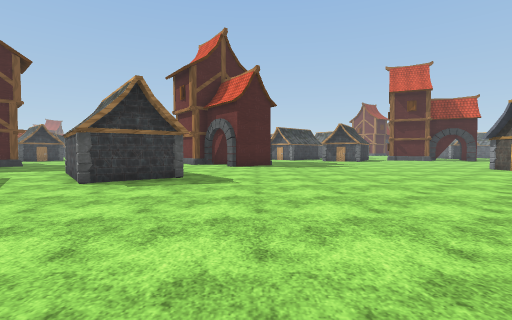
[1] (above)

24 first-person views from a walk through a 3-D level made in the Unity game engine. The camera is 1.3 m above the floor, tilts 2° down and sees 85° across. The floor is counted in squares, 2 m on a side. Each view is taken from the middle of a square. On the plan, view 1 faces up. The plan holds only what a view shows up to about 9 squares ahead; the rest is blank. The place goes on beyond the plan. The terrain is drawn as flat ground. Some animated figures are not drawn. Some surface patterns are stand-ins.

[2]
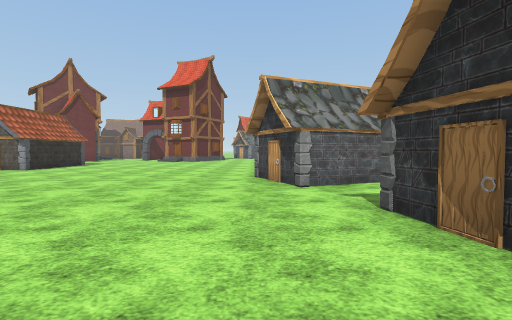

[3]
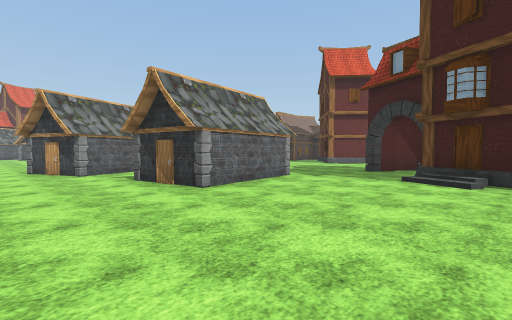

[4]
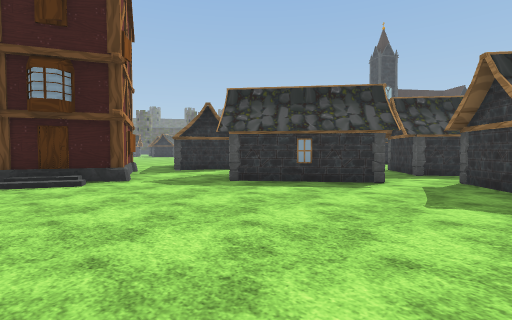

[5]
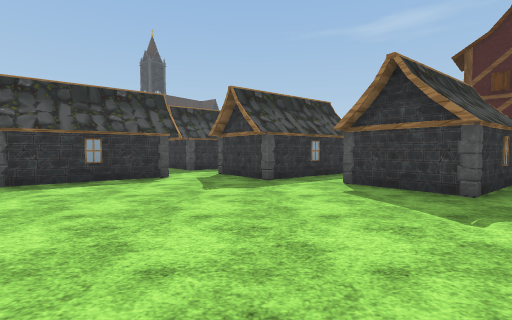

[6]
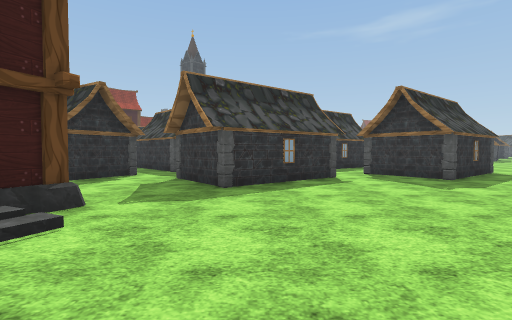

[7]
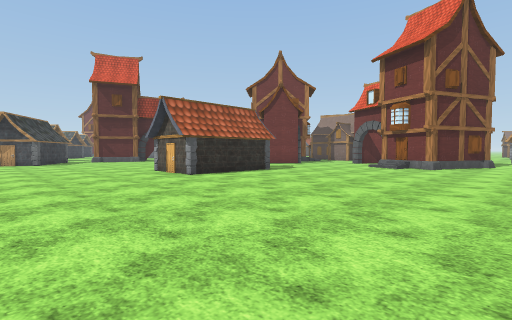

[8]
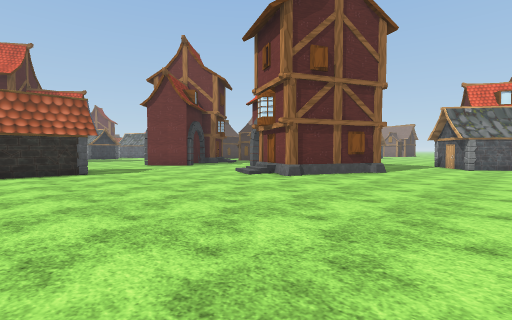

[9]
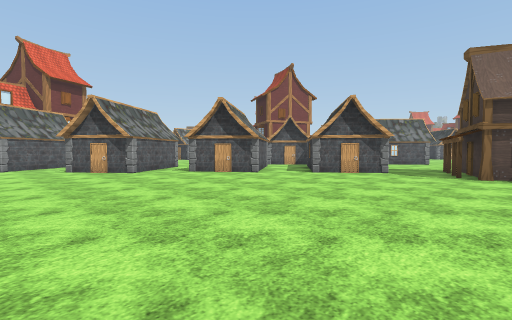

[10]
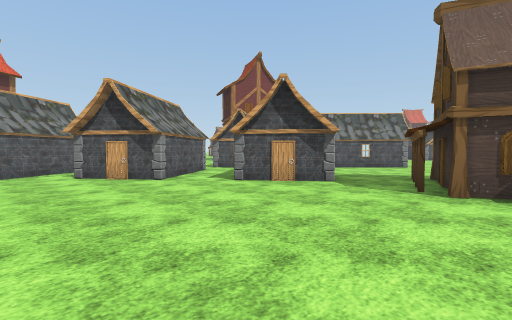

[11]
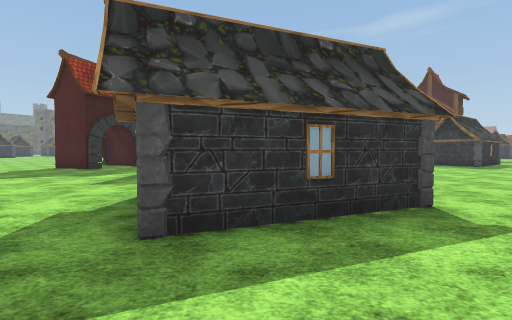

[12]
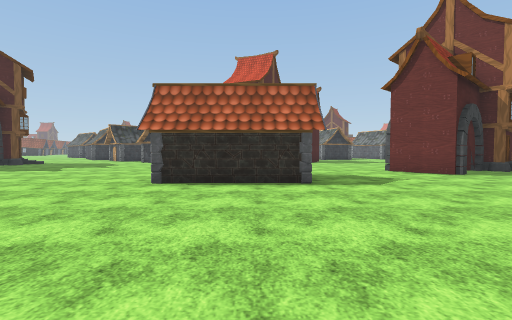

[13]
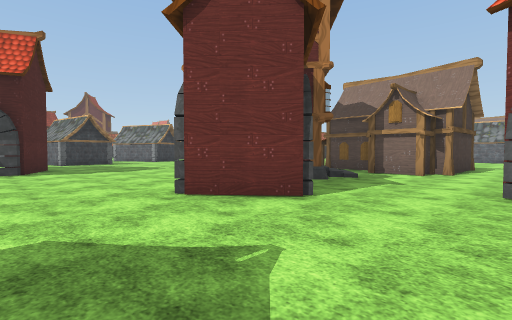

[14]
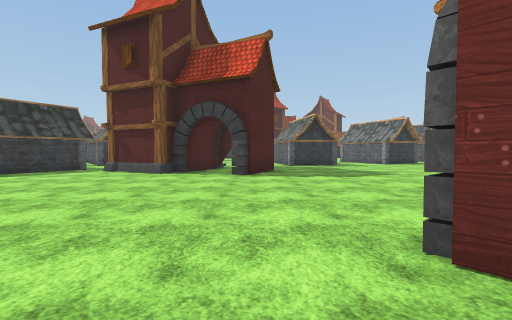

[15]
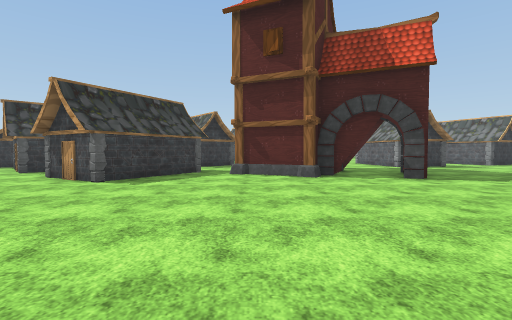

[16]
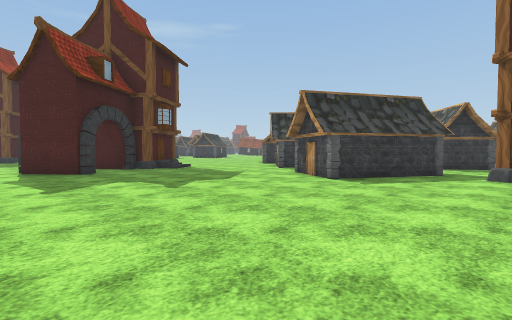

[17]
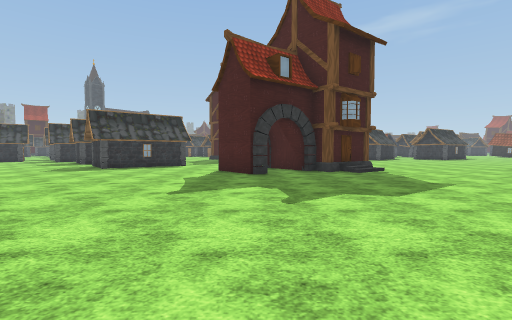

[18]
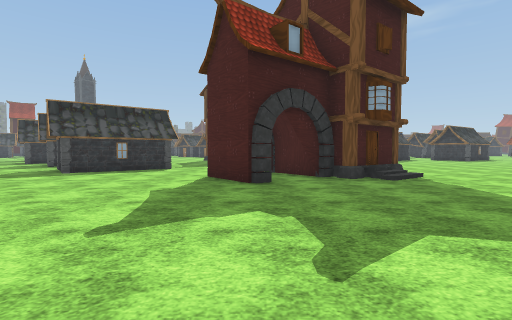

[19]
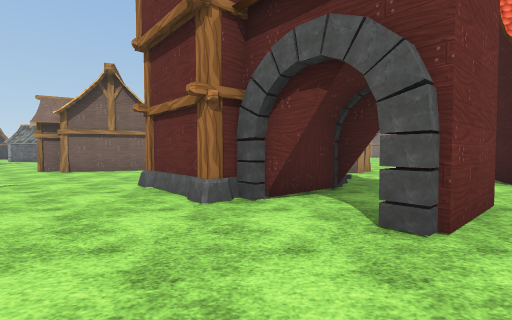

[20]
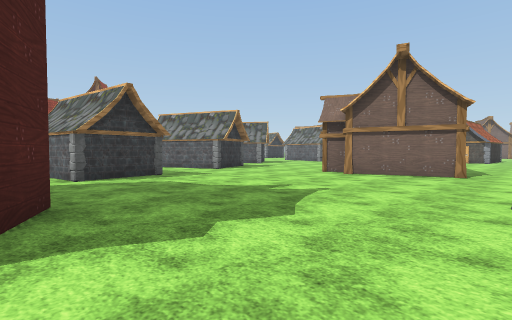

[21]
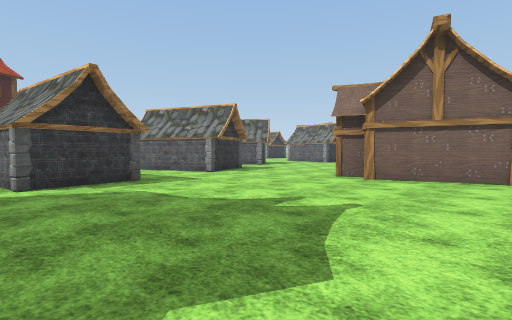

[22]
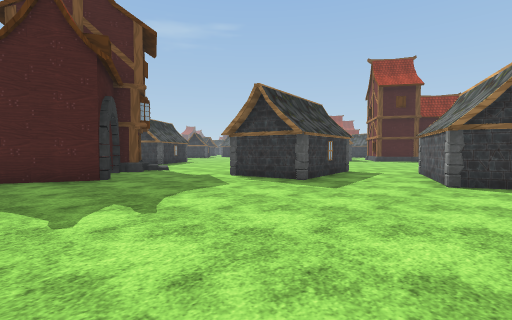

[23]
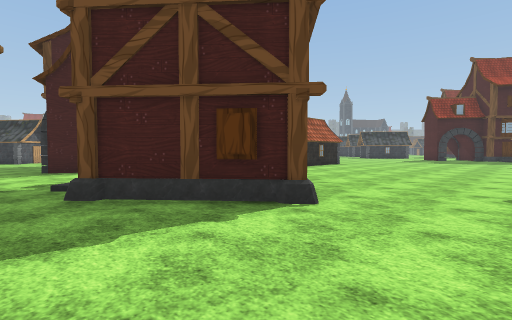

[24]
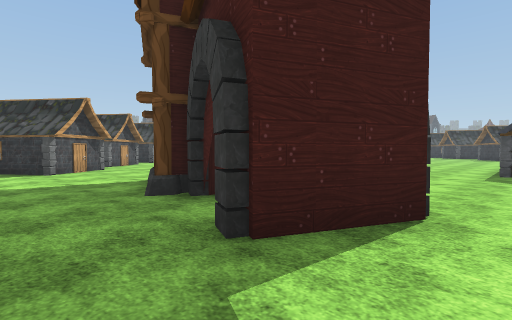

### Floor plan
Key: @ floor where view 1 was taken; # wall or solid block; . floor; / step, stairs or slope; H house.
Columns run from 11 left of view 1 to 21 right of it. Each row starts with its distance up from view 1.
 25                             .HH
 24                          HHH.H
 23                          H H..H
 22                    H     H H..HH
 21                   H.    ..HH....
 20                   ..  /..........
 19         ....H H  H..  ##.........
 18         .....H.   H.# #.#.......H
 17         .......H H...##.#......HH
 16           /.....HH..............H
 15          ##/....................H
 14           #/................#....
 13          ###...............###..
 12          ###..............#####.
 11          .##..............####..H
 10         .............  ...###..HH
  9     ..  ...........H  H........HH
  8     ..HHH..........H##H..........
  7      ..##H..................##..
  6     H..HH.................   #..
  5      H..................../###..
  4      #H................../####..
  3  HH..H....................###...
  2    H............................
  1    HH...........................H
  0 H.H........@.....H.............HH
 -1  H.H...........H#H............H.H
 -2 H.HHH......HHH..##..........HHH
 -3     #H.....H    HHH..........H H
 -4     HH......#H .... .......H .HH
 -5  H..H..///..H.....  ......H
 -6  H.H...###.......   .....H.H
 -7   H#H.#  ##.....  HHHH.HHH..H

Where each view was taken, in squares from view 1:
view 1: 0 up, 0 right, facing up
view 2: 0 up, 1 left, facing right
view 3: 1 up, 4 left, facing down-right
view 4: 1 up, 2 left, facing down-left
view 5: 1 up, 1 left, facing left
view 6: 3 down, 1 left, facing left
view 7: 1 up, 4 right, facing up-right
view 8: 1 down, 9 right, facing up-right
view 9: 1 up, 9 right, facing down-right
view 10: 2 down, 9 right, facing down-right
view 11: 2 down, 9 right, facing left
view 12: 2 up, 10 right, facing up
view 13: 7 up, 12 right, facing up-right
view 14: 9 up, 13 right, facing up
view 15: 10 up, 9 right, facing up
view 16: 10 up, 9 right, facing up-left
view 17: 12 up, 8 right, facing left
view 18: 12 up, 6 right, facing left
view 19: 12 up, 12 right, facing right
view 20: 14 up, 13 right, facing up-right
view 21: 15 up, 14 right, facing up-right
view 22: 16 up, 20 right, facing up-left
view 23: 16 up, 20 right, facing down-left
view 24: 8 up, 20 right, facing down-left
